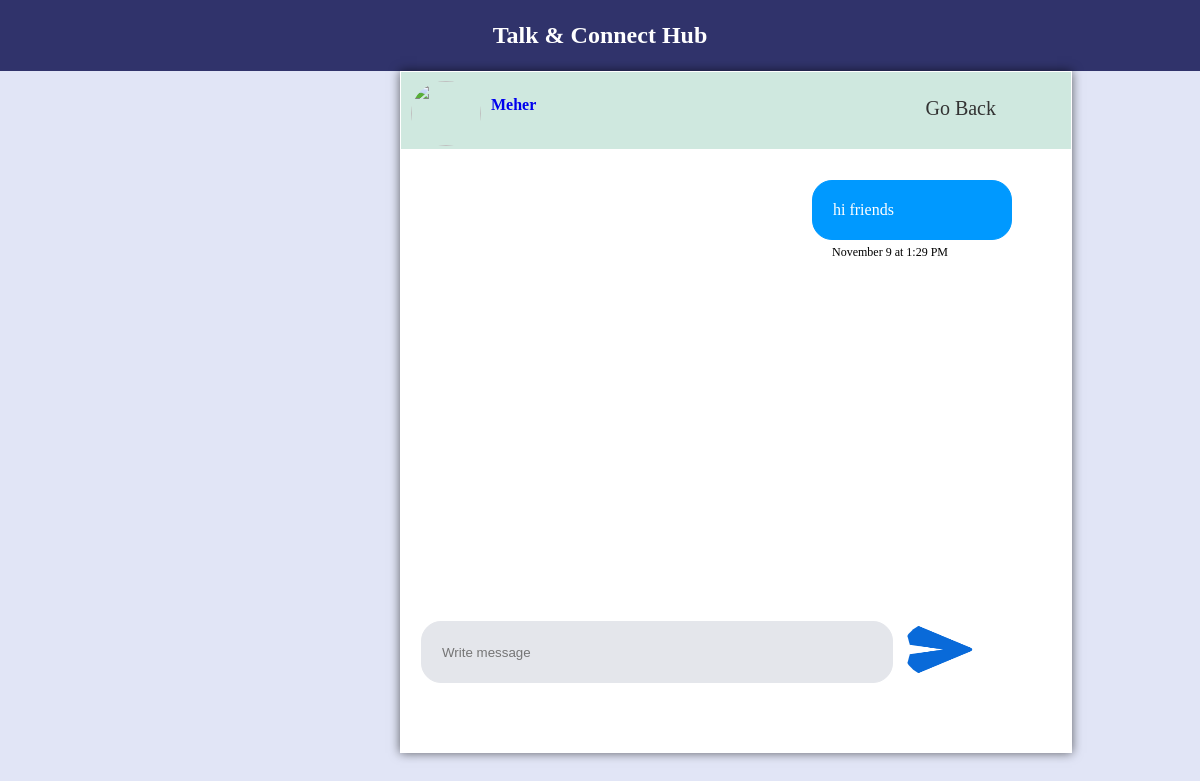
/chat.php (signed in), run on an earlier commit of the app's database.
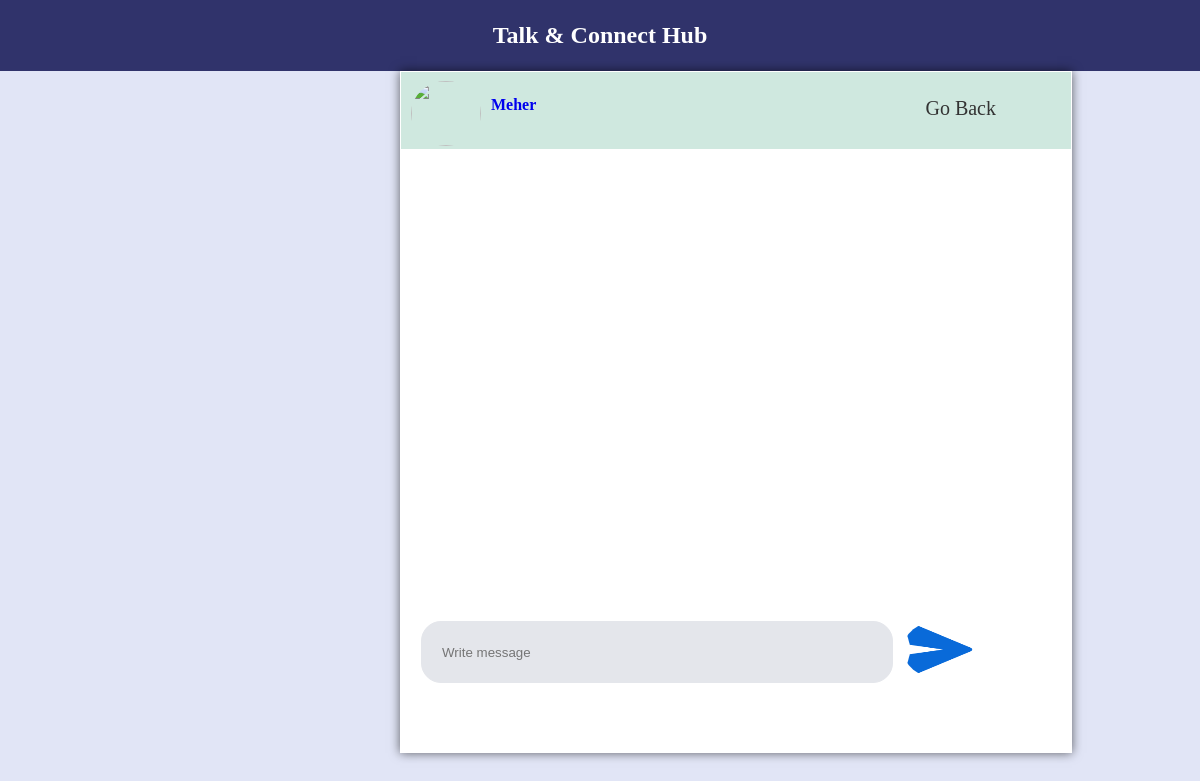
And on a later commit of the database.
### tables this page shows
CREATE TABLE `message` (
  `id` int(11) NOT NULL,
  `name` varchar(45) NOT NULL,
  `email` varchar(45) NOT NULL,
  `image` varchar(245) NOT NULL,
  `message` varchar(300) NOT NULL,
  `time` datetime NOT NULL DEFAULT current_timestamp(),
  `cat` varchar(100) NOT NULL
);

### chat.php (the view, shortened to what this page needs)
<?php
include 'connect.php';
if (isset($_SESSION['email'])) {
	$email=$_SESSION['email'];
}else{
	header("location:login.php");
}
?>
<!DOCTYPE html>
<html>
<head>
</head>
<body>
	<div id="_1" class="wel">
	Talk & Connect Hub
	</div>
	<div id="container">
		<div class ="hd">
		     <a href="profile.php"> <img src="<?php echo  $_SESSION['pic']  ?>"></a>
			 <label> <a  id="logout"   href="profile.php"> <?php echo $_SESSION['name']; ?> </label>
			 <a id="gobackButton"  class = "logout" href = "#">Go Back</a><br><br><br>
		 </div>
		 <div id="chat">
		 		<?php
				    $id = $_SESSION['id'];
		 			$sql1="SELECT name, email, message, DATE_FORMAT(time, '%M %e at %l:%i %p') AS time2,image from message  where cat = '$id' ";
		 			$query1=mysqli_query($conn,$sql1);
		 			if (mysqli_num_rows($query1) > 0){
		 				while ($row=mysqli_fetch_array($query1)) {
		 				if ($row['email'] == $email) {
		 					?>
		 				<div id="chat_box_main1">
		 					<div id="chat_box_message1">
		 					 <?php
		 						echo $row['message'];
		 					 ?>
		 					</div>
		 					<div style="margin-left: 420px;margin-top:-5px; font-size: 12px;">
		 						<?php
		 						 echo $row['time2'];
		 						?>
		 					</div>
		 			   </div>
		 					<?php
		 				}
		 			}
		 		}
		 		?>
		 </div>
		 <div id="message">
		 	<form action="chat.php" method="POST">
					<input id="message_box" type="text" name="message" placeholder="Write message" required>
					<button  id="send_icon" type="submit" name="send" style="background: none;border: none;">
		 	    	<img style="width: 70px;height: 57px; float: left; margin-top: 0px;" src="send.png">
		 	    </button>
		 	</form>
		 </div>
	</div>
</body>
</html>

What changed in the data, as far as the page shows it:
removed message: message "hi friends", time2 "November 9 at 1:29 PM"
